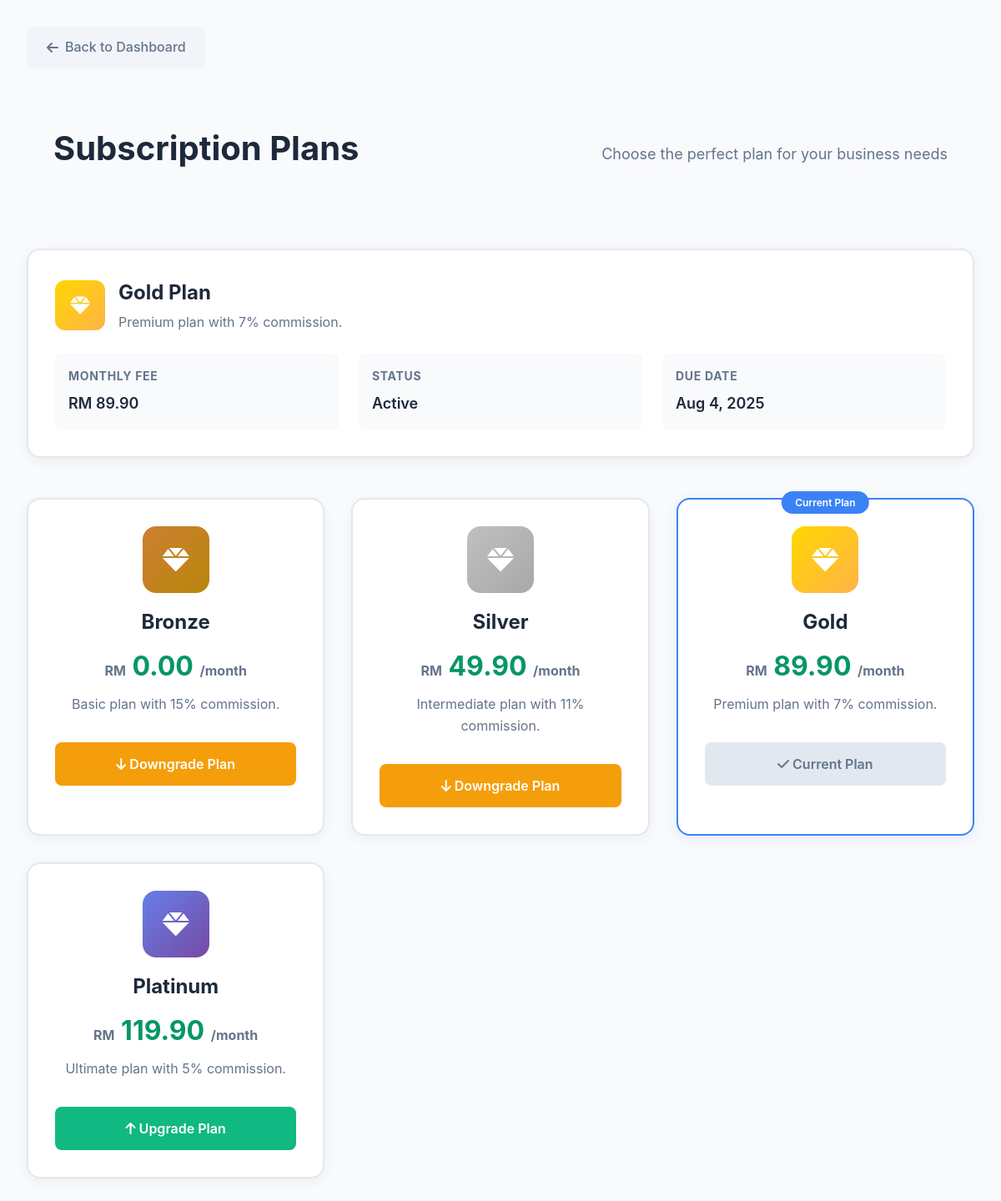
/v1/subscription/subscription-plan.php (signed in), run on the app's committed database.
### tables this page shows
CREATE TABLE `subscription_tiers` (
  `tier_id` int(11) NOT NULL,
  `name` varchar(50) NOT NULL,
  `monthly_fee` decimal(10,2) NOT NULL,
  `commission_percent` decimal(5,2) NOT NULL,
  `description` text DEFAULT NULL,
  `is_archive` tinyint(1) DEFAULT 0
);

### services/AuthService.php (called while the page is built, shortened)
<?php
class AuthService
{
    private $userModel;
    public function __construct()
    {
        $this->userModel = ModelLoader::load('User');
    }
    public function getCurrentUser()
    {
        $userId = $_SESSION['user_id'] ?? null;
        $db = $this->userModel->getDb();
        $stmt = $db->prepare("
            SELECT u.user_id, u.name, u.email, u.role, u.profile_picture, u.last_login_at, u.created_at,
                   GROUP_CONCAT(r.role_name) as roles,
                   GROUP_CONCAT(DISTINCT p.permission_name) as permissions
            FROM users u
            LEFT JOIN user_roles ur ON u.user_id = ur.user_id AND ur.is_active = 1
            LEFT JOIN roles r ON ur.role_id = r.role_id AND r.is_active = 1
            LEFT JOIN role_permissions rp ON r.role_id = rp.role_id
            LEFT JOIN permissions p ON rp.permission_id = p.permission_id AND p.is_active = 1
            WHERE u.user_id = ? AND u.is_active = 1 AND u.is_archive = 0
            GROUP BY u.user_id
        ");
        $stmt->execute([$userId]);
        return $stmt->fetch();
    }
}

### models/BaseModel.php (called while the page is built, shortened)
<?php
abstract class BaseModel
{
    protected $db;
    protected $table;
    protected $primaryKey = 'id';
    protected $softDeletes = false;
    public function __construct()
    {
        $this->db = $this->getConnection();
    }
    protected function getConnection()
    {
        static $connection = null;
        if ($connection === null) {
            try {
                $host = 'localhost';
                $user = 'root';
                $pass = '';
                $dbname = 'group_assignment';
                $connection = new PDO(
                    "mysql:host=$host;dbname=$dbname;charset=utf8mb4",
                    $user,
                    $pass,
                    [
                        PDO::ATTR_ERRMODE => PDO::ERRMODE_EXCEPTION,
                        PDO::ATTR_DEFAULT_FETCH_MODE => PDO::FETCH_ASSOC,
                        PDO::ATTR_EMULATE_PREPARES => false,
                    ]
                );
            } catch (PDOException $e) {
                die("Connection failed: " . $e->getMessage());
            }
        }
        return $connection;
    }
    public function find($id) {
        $sql = "SELECT * FROM {$this->table} WHERE {$this->primaryKey} = ?";
        $params = [$id];
        $stmt = $this->db->prepare($sql);
        $stmt->execute($params);
        return $stmt->fetch();
    }
    public function findAll($conditions = [], $limit = null, $offset = 0) {
        $sql = "SELECT * FROM {$this->table}";
        $params = [];
        if ($this->softDeletes) {
            $sql .= " WHERE is_archive = 0";
        } else {
            $sql .= " WHERE 1=1";
        }
        if (!empty($conditions)) {
            foreach ($conditions as $field => $value) {
                $sql .= " AND {$field} = ?";
                $params[] = $value;
            }
        }
        $stmt = $this->db->prepare($sql);
        $stmt->execute($params);
        return $stmt->fetchAll();
    }
    public function __destruct() {
        $this->db = null;
    }
}
?>

### v1/subscription/subscription-plan.php (the view, shortened to what this page needs)
<?php
require_once __DIR__ . '/../../services/AuthService.php';
$authService = new AuthService();
$authService->requireAuth('/agrimarket-erd/v1/auth/login/');
$currentUser = $authService->getCurrentUser();
function getVendorSubscriptionDetails($currentUser) {
    $vendorModel = new Vendor();
    $vendor = $vendorModel->findAll(['user_id' => $currentUser['user_id']]);
    $vendorId = $vendor[0]['vendor_id'];
    $subscriptionTierId = $vendor[0]['subscription_tier_id'] ?? $vendor[0]['tier_id'];
    $subscriptionTierModel = new SubscriptionTier();
    $subscriptionTier = $subscriptionTierModel->find($subscriptionTierId);
    $vendorSubscriptionModel = new VendorSubscription();
    $activeSubscription = $vendorSubscriptionModel->findAll([
        'vendor_id' => $vendorId,
        'is_active' => 1
    ]);
    $subscriptionDetails = [
        'tier_name' => $subscriptionTier['name'],
        'description' => $subscriptionTier['description'],
        'monthly_fee' => $subscriptionTier['monthly_fee'],
        'due_date' => null,
        'is_active' => false,
        'vendor_id' => $vendorId,
        'tier_id' => $subscriptionTierId
    ];
    if (!empty($activeSubscription)) {
        $subscriptionDetails['due_date'] = $activeSubscription[0]['end_date'];
        $subscriptionDetails['is_active'] = true;
    }
    return $subscriptionDetails;
}
function getSubscriptionTierColor($tierName) {
    $tierName = strtolower(trim($tierName));
    switch ($tierName) {
        case 'bronze':
            return 'linear-gradient(135deg, #cd7f32, #b8860b)';
        case 'silver':
            return 'linear-gradient(135deg, #c0c0c0, #a8a8a8)';
        case 'gold':
            return 'linear-gradient(135deg, #ffd700, #ffb347)';
        case 'platinum':
            return 'linear-gradient(135deg, #667eea, #764ba2)';
    }
}
$currentSubscription = getVendorSubscriptionDetails($currentUser);
$subscriptionTierModel = new SubscriptionTier();
$allTiers = $subscriptionTierModel->findAll();
$backLink = '/agrimarket-erd/v1/dashboard/';
$backText = 'Back to Dashboard';
?>
<!DOCTYPE html>
<html lang="en">
<head>
    <link rel="stylesheet" href="../components/main.css">
    <link rel="stylesheet" href="style.css">
    <link href="https://cdnjs.cloudflare.com/ajax/libs/font-awesome/6.0.0/css/all.min.css" rel="stylesheet">
</head>
<body>
    <div class="subscription-container">
        <a href="<?php echo $backLink; ?>" class="back-button">
            <i class="fas fa-arrow-left"></i>
            <?php echo $backText; ?>
        </a>
        <div class="page-header">
            <h1>Subscription Plans</h1>
            <p>Choose the perfect plan for your business needs</p>
        </div>
        <?php if ($currentSubscription): ?>
        <div class="current-plan-section">
            <div class="current-plan-header">
                <div class="current-plan-icon" style="background: <?php echo getSubscriptionTierColor($currentSubscription['tier_name']); ?>;">
                    <i class="fas fa-gem"></i>
                </div>
                <div class="current-plan-info">
                    <h2><?php echo htmlspecialchars($currentSubscription['tier_name']); ?> Plan</h2>
                    <p><?php echo htmlspecialchars($currentSubscription['description']); ?></p>
                </div>
            </div>
            <div class="plan-details">
                <div class="plan-detail">
                    <h4>Monthly Fee</h4>
                    <p>RM <?php echo number_format($currentSubscription['monthly_fee'], 2); ?></p>
                </div>
                <div class="plan-detail">
                    <h4>Status</h4>
                    <p><?php echo $currentSubscription['is_active'] ? 'Active' : 'Inactive'; ?></p>
                </div>
                <?php if ($currentSubscription['due_date']): ?>
                <div class="plan-detail">
                    <h4>Due Date</h4>
                    <p><?php echo date('M j, Y', strtotime($currentSubscription['due_date'])); ?></p>
                </div>
                <?php endif; ?>
            </div>
        </div>
        <?php endif; ?>
        <div class="plans-grid">
            <?php foreach ($allTiers as $tier): ?>
            <?php
            $isCurrentPlan = $currentSubscription && $currentSubscription['tier_id'] == $tier['tier_id'];
            $isUpgrade = $currentSubscription && $tier['monthly_fee'] > $currentSubscription['monthly_fee'];
            $isDowngrade = $currentSubscription && $tier['monthly_fee'] < $currentSubscription['monthly_fee'];
            ?>
            <div class="plan-card <?php echo $isCurrentPlan ? 'current' : ''; ?>">
                <div class="plan-header">
                    <div class="plan-icon" style="background: <?php echo getSubscriptionTierColor($tier['name']); ?>;">
                        <i class="fas fa-gem"></i>
                    </div>
                    <h3 class="plan-name"><?php echo htmlspecialchars($tier['name']); ?></h3>
                    <div class="plan-price">
                        <span class="currency">RM</span>
                        <?php echo number_format($tier['monthly_fee'], 2); ?>
                        <span style="font-size: 1rem; color: #64748b;">/month</span>
                    </div>
                    <p class="plan-description"><?php echo htmlspecialchars($tier['description']); ?></p>
                </div>
                <form method="POST" style="margin-top: auto;">
                    <?php if ($isCurrentPlan): ?>
                    <button type="button" class="plan-action current" disabled>
                        <i class="fas fa-check"></i>
                        Current Plan
                    </button>
                    <?php else: ?>
                    <button type="submit" name="change_plan" class="plan-action <?php echo $isUpgrade ? 'upgrade' : ($isDowngrade ? 'downgrade' : 'upgrade'); ?>">
                        <i class="fas fa-<?php echo $isUpgrade ? 'arrow-up' : ($isDowngrade ? 'arrow-down' : 'check'); ?>"></i>
                        <?php echo $isUpgrade ? 'Upgrade' : ($isDowngrade ? 'Downgrade' : 'Select'); ?> Plan
                    </button>
                    <?php endif; ?>
                </form>
            </div>
            <?php endforeach; ?>
        </div>
    </div>
</body>
</html>

### v1/components/main.css (style rules this page uses)
:root { --primary-color: #3b82f6; --secondary-color: #64748b; --success-color: #10b981; --danger-color: #ef4444; --warning-color: #f59e0b; --info-color: #06b6d4; --light-color: #f1f5f9; --dark-color: #1e293b; --white-color: #ffffff; --gray-50: #f9fafb; --gray-100: #f3f4f6; --gray-200: #e5e7eb; --gray-300: #d1d5db; --gray-400: #9ca3af; --gray-500: #6b7280; --gray-600: #4b5563; --gray-700: #374151; --gray-800: #1f2937; --gray-900: #111827; --border-color: #e5e7eb; --shadow-sm: 0 1px 2px 0 rgba(0, 0, 0, 0.05); --shadow: 0 1px 3px 0 rgba(0, 0, 0, 0.1), 0 1px 2px 0 rgba(0, 0, 0, 0.06); --shadow-md: 0 4px 6px -1px rgba(0, 0, 0, 0.1), 0 2px 4px -1px rgba(0, 0, 0, 0.06); --shadow-lg: 0 10px 15px -3px rgba(0, 0, 0, 0.1), 0 4px 6px -2px rgba(0, 0, 0, 0.05); --shadow-xl: 0 20px 25px -5px rgba(0, 0, 0, 0.1), 0 10px 10px -5px rgba(0, 0, 0, 0.04); }
* { margin: 0; padding: 0; box-sizing: border-box; }
*::before, *::after { box-sizing: border-box; }
body { font-family: -apple-system, BlinkMacSystemFont, 'Segoe UI', Roboto, Oxygen, Ubuntu, Cantarell, 'Helvetica Neue', sans-serif; background-color: #f8fafc; color: #1f2937; line-height: 1.6; font-size: 16px; overflow-x: hidden; -webkit-font-smoothing: antialiased; -moz-osx-font-smoothing: grayscale; }
html { scroll-behavior: smooth; }
a { text-decoration: none; color: inherit; transition: all 0.3s ease; }
button { cursor: pointer; border: none; background: none; font-family: inherit; transition: all 0.3s ease; }
.page-header { padding: 2rem; display: flex; justify-content: space-between; align-items: center; color: white; }
.page-header p { color: rgba(255, 255, 255, 0.9); margin: 0.5rem 0 0 0; font-size: 0.875rem; }

### data on the page
subscription_tiers: name "Bronze", monthly_fee "0.00", description "Basic plan with 15% commission.", shows "Downgrade", shows "Plan"
subscription_tiers: name "Silver", monthly_fee "49.90", description "Intermediate plan with 11% commission.", shows "Downgrade", shows "Plan"
subscription_tiers: name "Gold", monthly_fee "89.90", description "Premium plan with 7% commission.", shows "Current Plan"
subscription_tiers: name "Platinum", monthly_fee "119.90", description "Ultimate plan with 5% commission.", shows "Upgrade", shows "Plan"

### other printed values
$backText "Back to Dashboard"
$currentSubscription['tier_name'] "Gold"
$currentSubscription['description'] "Premium plan with 7% commission."
$currentSubscription['monthly_fee'] "89.90"
date('M j, Y', strtotime($currentSubscription['due_date'])) "Aug 4, 2025"
